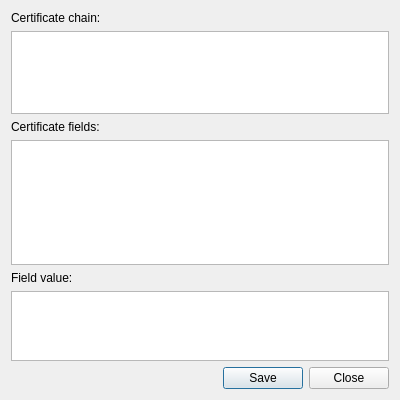
<?xml version="1.0" encoding="UTF-8"?>
<ui version="4.0">
 <class>Meerkat::CertificateDialog</class>
 <widget class="QDialog" name="Meerkat::CertificateDialog">
  <property name="geometry">
   <rect>
    <x>0</x>
    <y>0</y>
    <width>400</width>
    <height>400</height>
   </rect>
  </property>
  <layout class="QVBoxLayout" name="verticalLayout" stretch="0,2,0,3,0,1,0">
   <item>
    <widget class="QLabel" name="chainLabel">
     <property name="text">
      <string>Certificate chain:</string>
     </property>
    </widget>
   </item>
   <item>
    <widget class="Meerkat::ItemViewWidget" name="chainItemView">
     <property name="editTriggers">
      <set>QAbstractItemView::NoEditTriggers</set>
     </property>
     <attribute name="headerVisible">
      <bool>false</bool>
     </attribute>
    </widget>
   </item>
   <item>
    <widget class="QLabel" name="fieldsLabel">
     <property name="text">
      <string>Certificate fields:</string>
     </property>
    </widget>
   </item>
   <item>
    <widget class="Meerkat::ItemViewWidget" name="detailsItemView">
     <property name="editTriggers">
      <set>QAbstractItemView::NoEditTriggers</set>
     </property>
     <attribute name="headerVisible">
      <bool>false</bool>
     </attribute>
    </widget>
   </item>
   <item>
    <widget class="QLabel" name="valueLabel">
     <property name="text">
      <string>Field value:</string>
     </property>
    </widget>
   </item>
   <item>
    <widget class="QPlainTextEdit" name="valueTextEdit">
     <property name="readOnly">
      <bool>true</bool>
     </property>
    </widget>
   </item>
   <item>
    <widget class="QDialogButtonBox" name="buttonBox">
     <property name="orientation">
      <enum>Qt::Horizontal</enum>
     </property>
     <property name="standardButtons">
      <set>QDialogButtonBox::Close|QDialogButtonBox::Save</set>
     </property>
    </widget>
   </item>
  </layout>
 </widget>
 <customwidgets>
  <customwidget>
   <class>Meerkat::ItemViewWidget</class>
   <extends>QTreeView</extends>
   <header>src/ui/ItemViewWidget.h</header>
  </customwidget>
 </customwidgets>
 <resources/>
 <connections>
  <connection>
   <sender>buttonBox</sender>
   <signal>rejected()</signal>
   <receiver>Meerkat::CertificateDialog</receiver>
   <slot>reject()</slot>
   <hints>
    <hint type="sourcelabel">
     <x>199</x>
     <y>377</y>
    </hint>
    <hint type="destinationlabel">
     <x>199</x>
     <y>199</y>
    </hint>
   </hints>
  </connection>
 </connections>
</ui>
